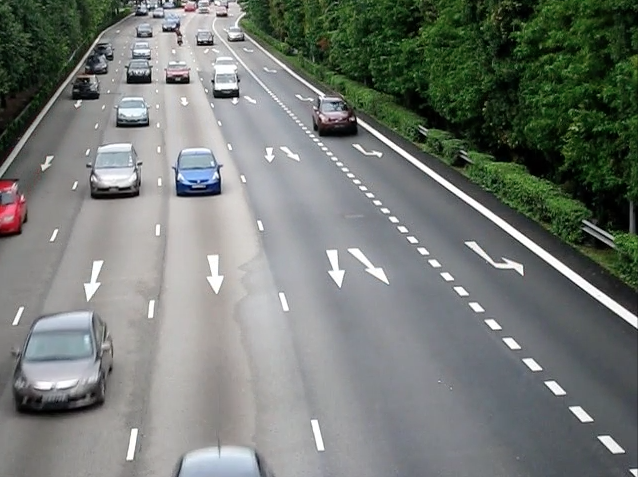
#> input picture LectureNotesCollection/CS4243/ProblemSet/A0077863N_SongYangyu_Lab4_Wed630pm/foreground.png, 638 x 477 px, found by its file name
$ python goodFeature.py   (older library calls are emulated)
#> lines starting #> are read from the running program, lines starting #| are printed output that depends on the picture
import cv2
import numpy as np

def drawFeatures(featureSet,image):
  color = (255, 0,0)
  for i in range(featureSet.shape[0]):
    p = (int(featureSet[i,0,0]) , int(featureSet[i,0,1]));
    text = "%d" % i
    cv2.circle(image,p,2,color)


fileLoc = "/Volumes/HDD/Dropbox/OnLearning/modules/current/CS4243/ProblemSet/A0077863N_SongYangyu_Lab4_Wed630pm/foreground.png"
colorImg = cv2.imread(fileLoc)
#> colorImg is the input picture: shape (477, 638, 3); mean B, G, R 116.7, 121.8, 116.2
grayImg = cv2.imread(fileLoc,cv2.CV_LOAD_IMAGE_GRAYSCALE)
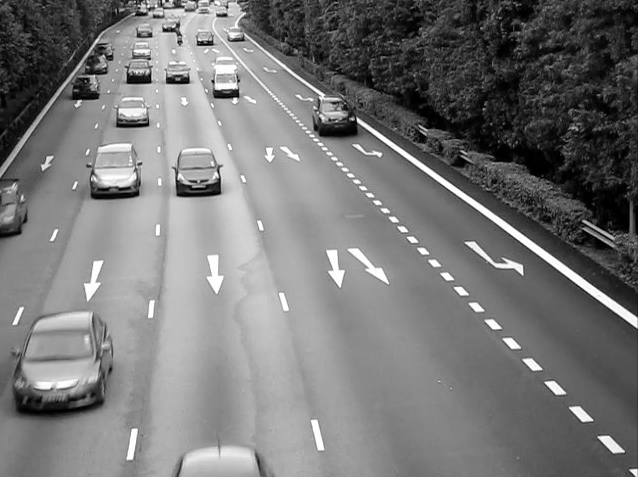
#> grayImg: shape (477, 638); min 0, max 255, mean 119.1

featureNumToFidn = 300; qualityLevel = 0.001; minDistance = 9.0

features = cv2.goodFeaturesToTrack(grayImg, featureNumToFidn, qualityLevel, minDistance)
#> features = 300 rows, first 8: [624, 451], [103, 55], [151, 36], [166, 1], [545, 382], [592, 420], [217, 15], [150, 58]


drawFeatures(features,colorImg)
#> the loop in drawFeatures, `for i in range(featureSet.shape[0]):` made 300 passes
#> after the loop in drawFeatures, `for i in range(featureSet.shape[0]):`:
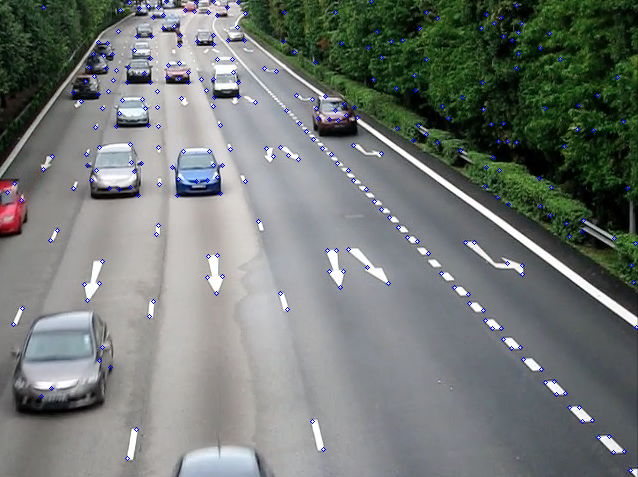
#> image: shape (477, 638, 3); mean B, G, R 117.7, 120.8, 115.3
cv2.imwrite("minEigenVal.jpg",colorImg)
colorImg = cv2.imread(fileLoc)
T = True
features = cv2.goodFeaturesToTrack(grayImg, featureNumToFidn, qualityLevel, minDistance,useHarrisDetector=T)
#> features = 300 rows, first 8: [357, 118], [623, 451], [151, 36], [213, 80], [197, 41], [163, 31], [630, 470], [148, 6]
drawFeatures(features,colorImg)
#> the loop in drawFeatures (call 2), `for i in range(featureSet.shape[0]):` made 300 passes
cv2.imwrite("harris.jpg",colorImg)
raw_input("Press Enter to Continue...")
